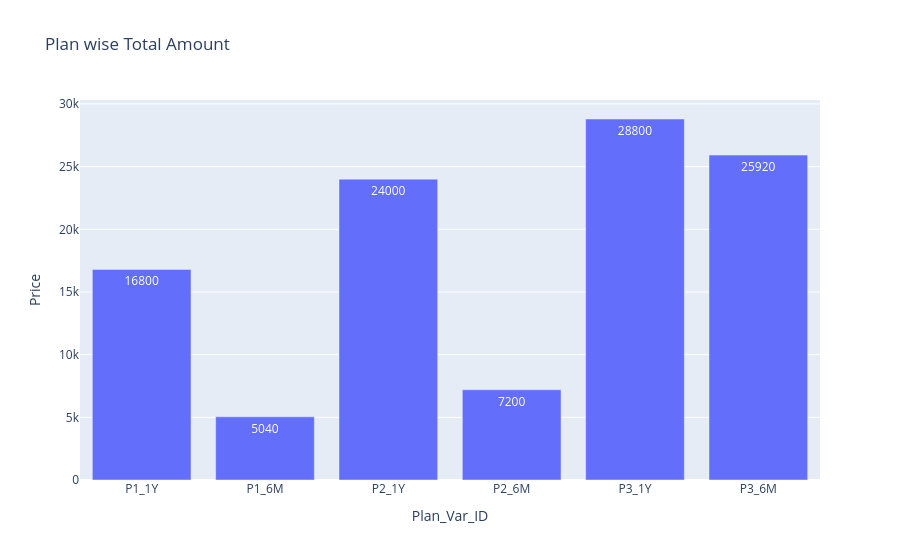

Source (notebook cell):
### Code cell
fig = px.bar(data_frame=q6, x='Plan_Var_ID',y='Price',text='Price',
             title='Plan wise Total Amount')  
fig.show()

### Figure 1 — Plotly figure (JSON) as saved in the notebook; plotly's stock layout.template omitted (floating-point values rounded to 4 significant figures)
{"data": [{"hovertemplate": "Plan_Var_ID=%{x}<br>Price=%{text}<extra></extra>", "legendgroup": "", "marker": {"color": "#636efa", "pattern": {"shape": ""}}, "name": "", "orientation": "v", "showlegend": false, "text": [16800.0, 5040.0, 24000.0, 7200.0, 28800.0, 25920.0], "textposition": "auto", "type": "bar", "x": ["P1_1Y", "P1_6M", "P2_1Y", "P2_6M", "P3_1Y", "P3_6M"], "xaxis": "x", "y": [16800.0, 5040.0, 24000.0, 7200.0, 28800.0, 25920.0], "yaxis": "y"}], "layout": {"barmode": "relative", "legend": {"tracegroupgap": 0}, "title": {"text": "Plan wise Total Amount"}, "xaxis": {"anchor": "y", "domain": [0, 1], "title": {"text": "Plan_Var_ID"}}, "yaxis": {"anchor": "x", "domain": [0, 1], "title": {"text": "Price"}}}}
